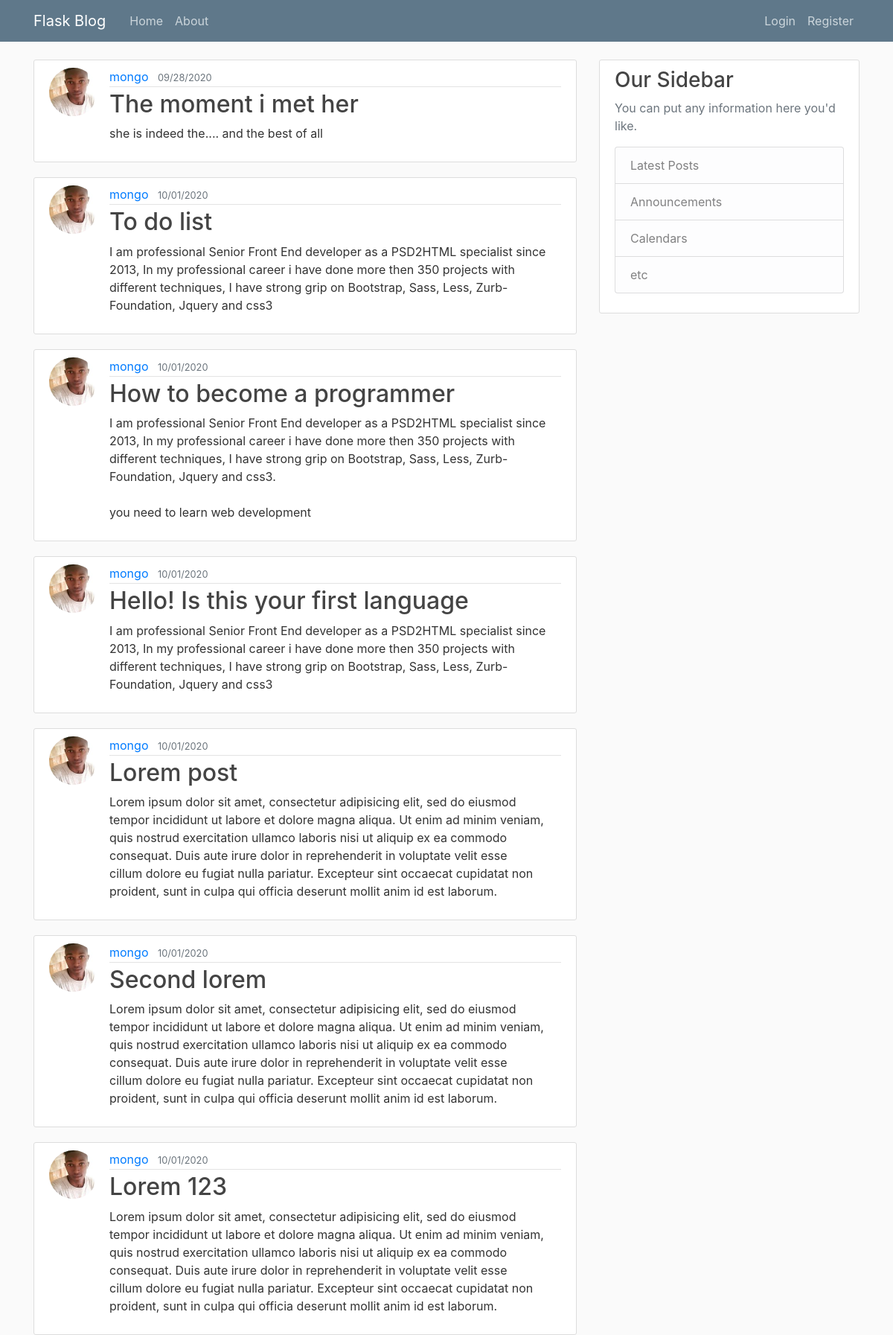
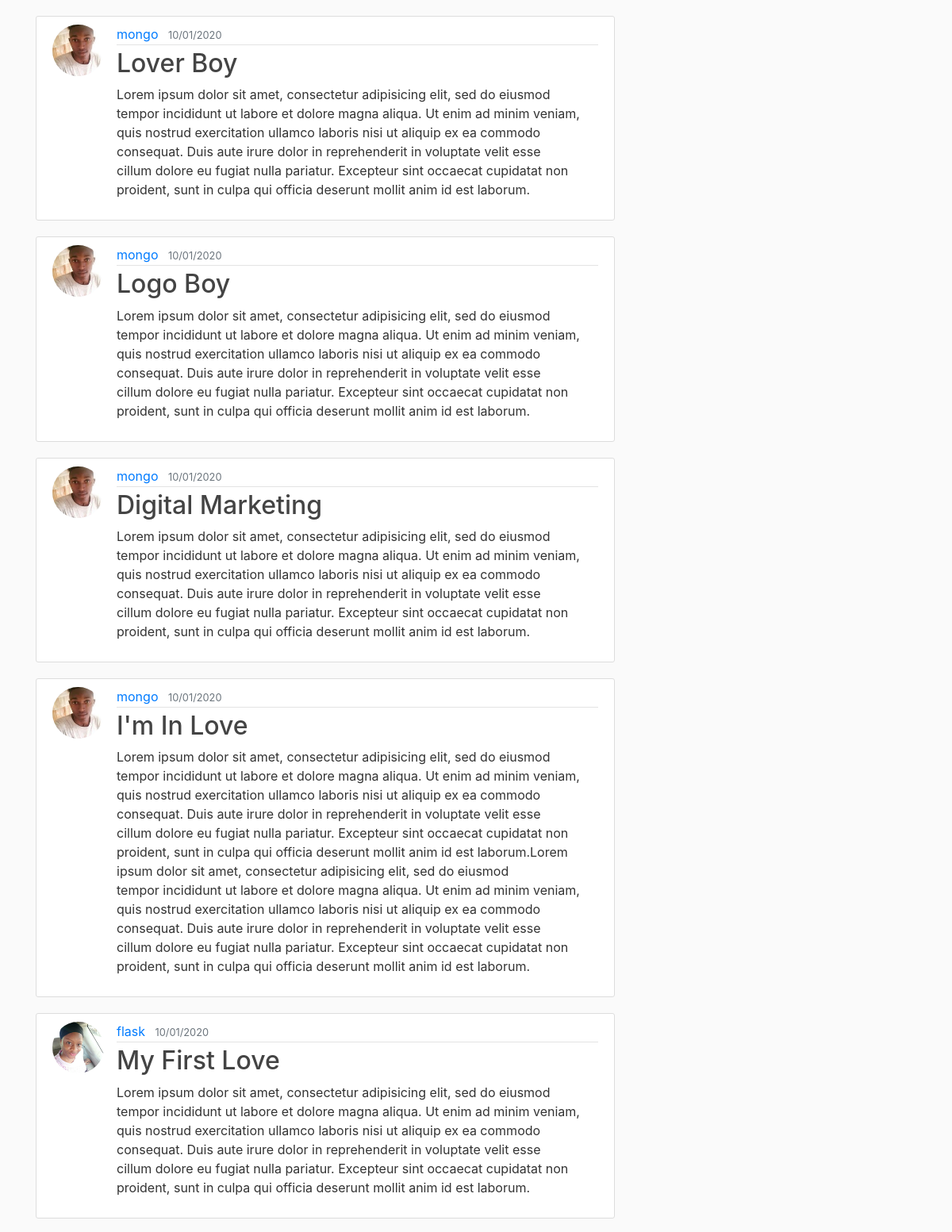
The page / (upper part) on the database its author committed (2 pictures, top to bottom).
### flaskblog/models.py (models this page shows, shortened)
class Post(db.Model):
	id = db.Column(db.Integer, primary_key = True)
	title = db.Column(db.String(20), nullable= False)
	date_posted = db.Column(db.DateTime, nullable = False, default = datetime.utcnow)
	content = db.Column(db.Text, nullable = False)
	user_id = db.Column(db.Integer, db.ForeignKey("user.id"), nullable = False)

class User(db.Model, UserMixin):
	id = db.Column(db.Integer, primary_key=True)
	username = db.Column(db.String(20), unique = True, nullable = False)
	email = db.Column(db.String(120), unique = True, nullable = False)
	image_file = db.Column(db.String(20), nullable = False, default = "default.jpg")
	password = db.Column(db.String(30), nullable= False)
	posts = db.relationship("Post", backref="author", lazy = True)

### flaskblog/routes.py (the view)
@app.route('/home/')
@app.route('/')
def home():
	posts = Post.query.all()
	return render_template('home.html', posts = posts)

### flaskblog/templates/home.html (shortened to what this page needs)
{% extends "layout.html" %}
{% block css %}
	<link rel="stylesheet" type="text/css" href="{{ url_for('static', filename = 'main.css')}}">
{% endblock %}
{% block content %}
	{% for post in posts %}
		<article class="media content-section">
			<img class="rounded-circle article-img" src="{{ url_for('static', filename='profile_pics/' + post.author.image_file) }}">
		  <div class="media-body">
		    <div class="article-metadata">
		      <a class="mr-2" href="#">{{ post.author.username }}</a>
		      <small class="text-muted">{{ post.date_posted.strftime("%m/%d/%Y") }}</small>
		    </div>
		    <h2><a class="article-title" href="{{ url_for('post', post_id = post.id) }}">{{ post.title }}</a></h2>
		    <p class="article-content"> {{ post.content }} </p>
		  </div>
		</article>
	{% endfor %}
{% endblock content %}

### flaskblog/static/main.css (style rules this page uses)
body { background: #fafafa; color: #333333; margin-top: 5rem; }
h1, h2, h3, h4, h5, h6 { color: #444444; }
.content-section { background: #ffffff; padding: 10px 20px; border: 1px solid #dddddd; border-radius: 3px; margin-bottom: 20px; }
.article-title { color: #444444; }
.article-content { white-space: pre-line; }
.article-img { height: 65px; width: 65px; margin-right: 16px; }
.article-metadata { padding-bottom: 1px; margin-bottom: 4px; border-bottom: 1px solid #e3e3e3 }

### rows shown on the page
Post: image_file (picture), author.username "mongo", date_posted "09/28/2020", title "The moment i met her", content "she is indeed the.... and the best of all"
Post: image_file (picture), author.username "mongo", date_posted "10/01/2020", title "To do list", content "I am professional Senior Front End developer as a PSD2HTML specialist since 2013, In my professional career i have done more then 350 projects with different techniques, I have strong grip on Bootstrap, Sass, Less, Zurb-Foundation, Jquery and css3"
Post: image_file (picture), author.username "mongo", date_posted "10/01/2020", title "How to become a programmer", content "I am professional Senior Front End developer as a PSD2HTML specialist since 2013, In my professional career i have done more then 350 projects with different techniques, I have strong grip on Bootstrap, Sass, Less, Zurb-Foundation, Jquery and css3. you need to learn web development"
Post: image_file (picture), author.username "mongo", date_posted "10/01/2020", title "Hello! Is this your first language", content "I am professional Senior Front End developer as a PSD2HTML specialist since 2013, In my professional career i have done more then 350 projects with different techniques, I have strong grip on Bootstrap, Sass, Less, Zurb-Foundation, Jquery and css3"
Post: image_file (picture), author.username "mongo", date_posted "10/01/2020", title "Lorem post", content "Lorem ipsum dolor sit amet, consectetur adipisicing elit, sed do eiusmod tempor incididunt ut labore et dolore magna aliqua. Ut enim ad minim veniam, quis nostrud exercitation ullamco laboris nisi ut aliquip ex ea commodo consequat. Duis aute irure dolor in reprehenderit in voluptate velit esse cillum dolore eu fugiat nulla pariatur. Excepteur sint occaecat cupidatat non proident, sunt in culpa qui officia deserunt mollit anim id est laborum."
Post: image_file (picture), author.username "mongo", date_posted "10/01/2020", title "Second lorem", content "Lorem ipsum dolor sit amet, consectetur adipisicing elit, sed do eiusmod tempor incididunt ut labore et dolore magna aliqua. Ut enim ad minim veniam, quis nostrud exercitation ullamco laboris nisi ut aliquip ex ea commodo consequat. Duis aute irure dolor in reprehenderit in voluptate velit esse cillum dolore eu fugiat nulla pariatur. Excepteur sint occaecat cupidatat non proident, sunt in culpa qui officia deserunt mollit anim id est laborum."
Post: image_file (picture), author.username "mongo", date_posted "10/01/2020", title "Lorem 123", content "Lorem ipsum dolor sit amet, consectetur adipisicing elit, sed do eiusmod tempor incididunt ut labore et dolore magna aliqua. Ut enim ad minim veniam, quis nostrud exercitation ullamco laboris nisi ut aliquip ex ea commodo consequat. Duis aute irure dolor in reprehenderit in voluptate velit esse cillum dolore eu fugiat nulla pariatur. Excepteur sint occaecat cupidatat non proident, sunt in culpa qui officia deserunt mollit anim id est laborum."
Post: image_file (picture), author.username "mongo", date_posted "10/01/2020", title "Lover Boy", content "Lorem ipsum dolor sit amet, consectetur adipisicing elit, sed do eiusmod tempor incididunt ut labore et dolore magna aliqua. Ut enim ad minim veniam, quis nostrud exercitation ullamco laboris nisi ut aliquip ex ea commodo consequat. Duis aute irure dolor in reprehenderit in voluptate velit esse cillum dolore eu fugiat nulla pariatur. Excepteur sint occaecat cupidatat non proident, sunt in culpa qui officia deserunt mollit anim id est laborum."
Post: image_file (picture), author.username "mongo", date_posted "10/01/2020", title "Logo Boy", content "Lorem ipsum dolor sit amet, consectetur adipisicing elit, sed do eiusmod tempor incididunt ut labore et dolore magna aliqua. Ut enim ad minim veniam, quis nostrud exercitation ullamco laboris nisi ut aliquip ex ea commodo consequat. Duis aute irure dolor in reprehenderit in voluptate velit esse cillum dolore eu fugiat nulla pariatur. Excepteur sint occaecat cupidatat non proident, sunt in culpa qui officia deserunt mollit anim id est laborum."
Post: image_file (picture), author.username "mongo", date_posted "10/01/2020", title "Digital Marketing", content "Lorem ipsum dolor sit amet, consectetur adipisicing elit, sed do eiusmod tempor incididunt ut labore et dolore magna aliqua. Ut enim ad minim veniam, quis nostrud exercitation ullamco laboris nisi ut aliquip ex ea commodo consequat. Duis aute irure dolor in reprehenderit in voluptate velit esse cillum dolore eu fugiat nulla pariatur. Excepteur sint occaecat cupidatat non proident, sunt in culpa qui officia deserunt mollit anim id est laborum."
Post: image_file (picture), author.username "mongo", date_posted "10/01/2020", title "I'm In Love", content "Lorem ipsum dolor sit amet, consectetur adipisicing elit, sed do eiusmod tempor incididunt ut labore et dolore magna aliqua. Ut enim ad minim veniam, quis nostrud exercitation ullamco laboris nisi ut aliquip ex ea commodo consequat. Duis aute irure dolor in reprehenderit in voluptate velit esse cillum dolore eu fugiat nulla pariatur. Excepteur sint occaecat cupidatat non proident, sunt in culpa qui officia deserunt mollit anim id est laborum.Lorem ipsum dolor sit amet, consectetur adipisicing elit, sed do eiusmod tempor incididunt ut labore et dolore magna aliqua. Ut enim ad minim veniam, quis nostrud exercitation ullamco laboris nisi ut aliquip ex ea commodo consequat. Duis aute irure…"
Post: image_file (picture), author.username "flask", date_posted "10/01/2020", title "My First Love", content "Lorem ipsum dolor sit amet, consectetur adipisicing elit, sed do eiusmod tempor incididunt ut labore et dolore magna aliqua. Ut enim ad minim veniam, quis nostrud exercitation ullamco laboris nisi ut aliquip ex ea commodo consequat. Duis aute irure dolor in reprehenderit in voluptate velit esse cillum dolore eu fugiat nulla pariatur. Excepteur sint occaecat cupidatat non proident, sunt in culpa qui officia deserunt mollit anim id est laborum."
